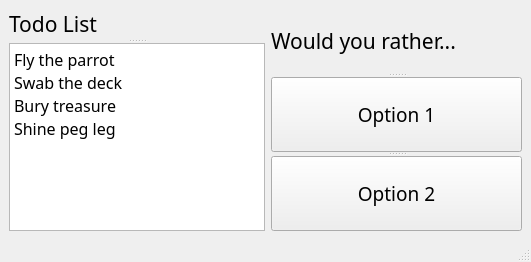
<?xml version="1.0" encoding="UTF-8"?>
<ui version="4.0">
 <class>JollyRatherMainWindow</class>
 <widget class="QMainWindow" name="JollyRatherMainWindow">
  <property name="geometry">
   <rect>
    <x>0</x>
    <y>0</y>
    <width>531</width>
    <height>262</height>
   </rect>
  </property>
  <property name="windowTitle">
   <string>Jolly Rather (saves your list when you quit)</string>
  </property>
  <widget class="QWidget" name="centralwidget">
   <layout class="QHBoxLayout" name="horizontalLayout_3">
    <item>
     <widget class="QSplitter" name="splitter_2">
      <property name="orientation">
       <enum>Qt::Vertical</enum>
      </property>
      <widget class="QLabel" name="todo_label">
       <property name="font">
        <font>
         <family>Gill Sans MT</family>
         <pointsize>16</pointsize>
        </font>
       </property>
       <property name="text">
        <string>Todo List</string>
       </property>
      </widget>
      <widget class="QPlainTextEdit" name="todo_list">
       <property name="font">
        <font>
         <family>Gill Sans MT</family>
         <pointsize>12</pointsize>
        </font>
       </property>
       <property name="plainText">
        <string>Fly the parrot
Swab the deck
Bury treasure
Shine peg leg</string>
       </property>
      </widget>
     </widget>
    </item>
    <item>
     <widget class="QSplitter" name="option_splitter">
      <property name="orientation">
       <enum>Qt::Vertical</enum>
      </property>
      <widget class="QLabel" name="headline_label">
       <property name="font">
        <font>
         <family>Gill Sans MT</family>
         <pointsize>16</pointsize>
        </font>
       </property>
       <property name="text">
        <string>Would you rather...</string>
       </property>
      </widget>
      <widget class="QPushButton" name="opt1">
       <property name="font">
        <font>
         <family>Gill Sans MT</family>
         <pointsize>14</pointsize>
        </font>
       </property>
       <property name="text">
        <string>Option 1</string>
       </property>
      </widget>
      <widget class="QPushButton" name="opt2">
       <property name="font">
        <font>
         <family>Gill Sans MT</family>
         <pointsize>14</pointsize>
        </font>
       </property>
       <property name="text">
        <string>Option 2</string>
       </property>
      </widget>
     </widget>
    </item>
   </layout>
  </widget>
  <widget class="QMenuBar" name="menubar">
   <property name="geometry">
    <rect>
     <x>0</x>
     <y>0</y>
     <width>531</width>
     <height>21</height>
    </rect>
   </property>
  </widget>
  <widget class="QStatusBar" name="statusbar"/>
 </widget>
 <resources/>
 <connections/>
</ui>
